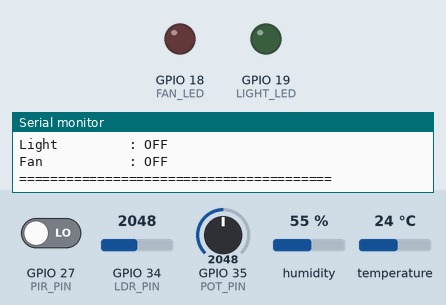
Recording of a program running on a simulated ESP32. On the bench: output pins drawn as LEDs (lit = HIGH), the last lines printed to the serial monitor. Inputs (shaded band) come from the test bench; at power-on: humidity 55 %, GPIO 34 (LDR_PIN) = 2048, GPIO 35 (POT_PIN) = 2048, GPIO 27 (PIR_PIN) LOW, temperature 24 °C. WiFi joins after 1.5 s; servers stay silent unless stated; no MQTT or app messages arrive unless stated.

Above: at 2.7 s.
2.8 s: humidity set to 69 %
7.5 s: humidity set to 72 %
At 10.6 s:
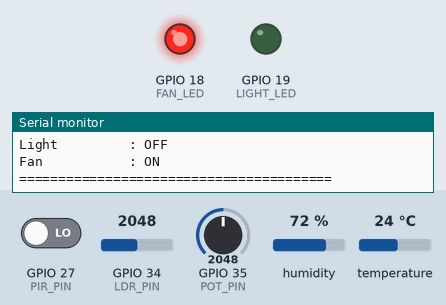
11.5 s: GPIO 34 (LDR_PIN) set to 2866
14.2 s: GPIO 35 (POT_PIN) set to 2866
17.5 s: GPIO 27 (PIR_PIN) driven HIGH
20.2 s: GPIO 34 (LDR_PIN) set to 2038
23.2 s: GPIO 34 (LDR_PIN) set to 1927
At 24.8 s:
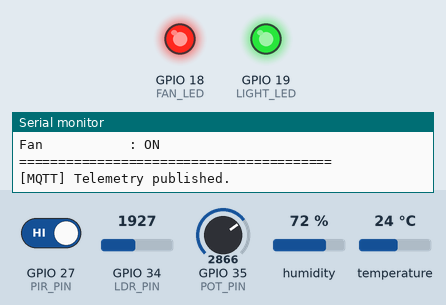
Timing chart, 0 to 26.3 s (numbered marks = the images above; inputs shaded):
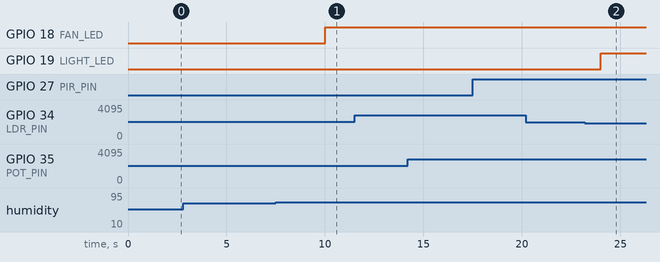

Measured:
- the behaviour switches between 70 and 71 % on humidity (found by bisection; images 0 and 1)
- the behaviour switches between 2000 and 1999 on GPIO 34 (LDR_PIN) (found by bisection; images 1 and 2)
- after the input at 7.5 s, GPIO 18 (FAN_LED): LOW → HIGH after 2.5 s
- after the input at 23.2 s, GPIO 19 (LIGHT_LED): LOW → HIGH after 0.80 s

The program:

main.cpp
```cpp
#include <Arduino.h>
#include <WiFi.h>
#include <DHT.h>
#include <PubSubClient.h>
#include <math.h>

#define DHT_PIN       4
#define DHT_TYPE      DHT22
#define LDR_PIN       34
#define PIR_PIN       27
#define POT_PIN       35
#define LIGHT_LED     19
#define FAN_LED       18

const int LDR_THRESHOLD = 2000;
const float HUMIDITY_THRESHOLD = 70.0;
const float MIN_TEMP_LIMIT = 20.0;
const float MAX_TEMP_LIMIT = 35.0;

const unsigned long OCCUPANCY_HOLD_TIME = 30000;
const unsigned long SENSOR_INTERVAL = 2000;
const unsigned long MQTT_PUBLISH_INTERVAL = 5000;
const unsigned long MQTT_RECONNECT_INTERVAL = 5000;

const float TEMP_PRINT_CHANGE = 0.5;
const float HUMIDITY_PRINT_CHANGE = 1.0;
const int LDR_PRINT_CHANGE = 100;

const char* WIFI_SSID = "Wokwi-GUEST";
const char* WIFI_PASSWORD = "";

const char* MQTT_SERVER = "broker.hivemq.com";
const int MQTT_PORT = 1883;

// Use this same topic later in Node-RED.
const char* MQTT_TOPIC =
    "smartclassroom/wit/demo_20261010_akm/telemetry";

DHT dht(DHT_PIN, DHT_TYPE);
WiFiClient wifiClient;
PubSubClient mqttClient(wifiClient);

float temperature = NAN;
float humidity = NAN;
float temperatureLimit = 25.0;

int lightValue = 0;
int potValue = 0;
int motion = LOW;

bool lightState = false;
bool fanState = false;
bool occupied = false;

bool previousLightState = false;
bool previousFanState = false;
bool previousOccupiedState = false;

float previousTemperature = NAN;
float previousHumidity = NAN;
float previousTemperatureLimit = 25.0;

int previousLightValue = 0;
bool firstReading = true;

unsigned long lastSensorRead = 0;
unsigned long lastMotionTime = 0;
unsigned long lastMqttPublish = 0;
unsigned long lastMqttReconnectAttempt = 0;

void printDashboard();
void printTemperature();
void printHumidity();
void printLDR();
void printTemperatureLimit();
void connectMQTT();
void publishMQTT();

void setup()
{
    Serial.begin(115200);
    dht.begin();

    pinMode(PIR_PIN, INPUT);
    pinMode(LIGHT_LED, OUTPUT);
    pinMode(FAN_LED, OUTPUT);

    digitalWrite(LIGHT_LED, LOW);
    digitalWrite(FAN_LED, LOW);

    Serial.println();
    Serial.println("========================================");
    Serial.println("       SMART CLASSROOM IoT SYSTEM");
    Serial.println("========================================");

    WiFi.mode(WIFI_STA);
    WiFi.begin(WIFI_SSID, WIFI_PASSWORD, 6);

    Serial.print("Connecting to Wi-Fi");

    unsigned long wifiStart = millis();

    while (WiFi.status() != WL_CONNECTED &&
           millis() - wifiStart < 15000)
    {
        delay(250);
        Serial.print(".");
    }

    Serial.println();

    if (WiFi.status() == WL_CONNECTED)
    {
        Serial.println("Wi-Fi connected.");
        Serial.print("IP address: ");
        Serial.println(WiFi.localIP());
    }
    else
    {
        Serial.println("Wi-Fi not connected. Will retry.");
    }

    mqttClient.setServer(MQTT_SERVER, MQTT_PORT);
    mqttClient.setBufferSize(256);

    Serial.println("System initialized.");
}

void loop()
{
    // Keep MQTT communication running continuously.
    if (WiFi.status() == WL_CONNECTED)
    {
        if (!mqttClient.connected())
        {
            connectMQTT();
        }
        else
        {
            mqttClient.loop();
        }
    }

    unsigned long currentTime = millis();

    if (currentTime - lastSensorRead < SENSOR_INTERVAL)
        return;

    lastSensorRead = currentTime;

    temperature = dht.readTemperature();
    humidity = dht.readHumidity();
    lightValue = analogRead(LDR_PIN);
    potValue = analogRead(POT_PIN);
    motion = digitalRead(PIR_PIN);

    if (motion == HIGH)
    {
        occupied = true;
        lastMotionTime = currentTime;
    }

    if (currentTime - lastMotionTime >= OCCUPANCY_HOLD_TIME)
    {
        occupied = false;
    }

    temperatureLimit =
        MIN_TEMP_LIMIT +
        ((float)potValue / 4095.0) *
        (MAX_TEMP_LIMIT - MIN_TEMP_LIMIT);

    bool darkRoom = lightValue < LDR_THRESHOLD;

    lightState = darkRoom && occupied;

    bool highTemperature =
        !isnan(temperature) &&
        temperature > temperatureLimit;

    bool highHumidity =
        !isnan(humidity) &&
        humidity > HUMIDITY_THRESHOLD;

    fanState = highTemperature || highHumidity;

    digitalWrite(LIGHT_LED, lightState ? HIGH : LOW);
    digitalWrite(FAN_LED, fanState ? HIGH : LOW);

    if (firstReading)
    {
        printDashboard();

        previousLightState = lightState;
        previousFanState = fanState;
        previousOccupiedState = occupied;

        previousTemperature = temperature;
        previousHumidity = humidity;
        previousTemperatureLimit = temperatureLimit;
        previousLightValue = lightValue;

        firstReading = false;
    }
    else
    {
        bool importantChange = false;

        if (lightState != previousLightState)
            importantChange = true;

        if (fanState != previousFanState)
            importantChange = true;

        if (occupied != previousOccupiedState)
            importantChange = true;

        if (importantChange)
        {
            printDashboard();
        }
        else
        {
            if (!isnan(temperature) &&
                !isnan(previousTemperature) &&
                fabsf(temperature - previousTemperature)
                    >= TEMP_PRINT_CHANGE)
            {
                printTemperature();
            }

            if (!isnan(humidity) &&
                !isnan(previousHumidity) &&
                fabsf(humidity - previousHumidity)
                    >= HUMIDITY_PRINT_CHANGE)
            {
                printHumidity();
            }

            if (abs(lightValue - previousLightValue)
                >= LDR_PRINT_CHANGE)
            {
                printLDR();
            }

            if (fabsf(temperatureLimit -
                      previousTemperatureLimit) >= 0.5)
            {
                printTemperatureLimit();
            }
        }

        previousLightState = lightState;
        previousFanState = fanState;
        previousOccupiedState = occupied;

        previousTemperature = temperature;
        previousHumidity = humidity;
        previousTemperatureLimit = temperatureLimit;
        previousLightValue = lightValue;
    }

    // Publish telemetry independently of Serial Monitor output.
    if (mqttClient.connected() &&
        currentTime - lastMqttPublish >= MQTT_PUBLISH_INTERVAL)
    {
        publishMQTT();
        lastMqttPublish = currentTime;
    }
}

void connectMQTT()
{
    unsigned long currentTime = millis();

    if (currentTime - lastMqttReconnectAttempt <
        MQTT_RECONNECT_INTERVAL)
        return;

    lastMqttReconnectAttempt = currentTime;

    String clientId = "SmartClassroom-";
    clientId += String((uint32_t)ESP.getEfuseMac(), HEX);

    Serial.print("Connecting to MQTT... ");

    if (mqttClient.connect(clientId.c_str()))
    {
        Serial.println("connected.");
        lastMqttPublish = 0;
    }
    else
    {
        Serial.print("failed, state = ");
        Serial.println(mqttClient.state());
    }
}

void publishMQTT()
{
    String tempJson =
        isnan(temperature) ? "null" : String(temperature, 1);

    String humidityJson =
        isnan(humidity) ? "null" : String(humidity, 1);

    String payload = "{";
    payload += "\"temperature\":" + tempJson + ",";
    payload += "\"humidity\":" + humidityJson + ",";
    payload += "\"lightLevel\":" + String(lightValue) + ",";
    payload += "\"motion\":" + String(motion == HIGH ? 1 : 0) + ",";
    payload += "\"occupied\":" + String(occupied ? "true" : "false") + ",";
    payload += "\"temperatureLimit\":" + String(temperatureLimit, 1) + ",";
    payload += "\"light\":" + String(lightState ? "true" : "false") + ",";
    payload += "\"fan\":" + String(fanState ? "true" : "false");
    payload += "}";

    if (mqttClient.publish(MQTT_TOPIC, payload.c_str()))
    {
        Serial.println("[MQTT] Telemetry published.");
    }
    else
    {
        Serial.println("[MQTT] Publish failed.");
    }
}

void printDashboard()
{
    Serial.println();
    Serial.println("========================================");
    Serial.println("       SMART CLASSROOM DASHBOARD");
    Serial.println("========================================");

    Serial.print("Temperature   : ");
    if (isnan(temperature))
        Serial.println("ERROR");
    else
    {
        Serial.print(temperature, 1);
        Serial.println(" C");
    }

    Serial.print("Humidity      : ");
    if (isnan(humidity))
        Serial.println("ERROR");
    else
    {
        Serial.print(humidity, 1);
        Serial.println(" %");
    }

    Serial.print("Light Level   : ");
    Serial.println(lightValue);

    Serial.print("Motion        : ");
    Serial.println(motion == HIGH ? "DETECTED" : "NOT DETECTED");

    Serial.print("Classroom     : ");
    Serial.println(occupied ? "OCCUPIED" : "UNOCCUPIED");

    Serial.println("----------------------------------------");

    Serial.print("Temp Limit    : ");
    Serial.print(temperatureLimit, 1);
    Serial.println(" C");

    Serial.print("Humidity Limit: ");
    Serial.print(HUMIDITY_THRESHOLD, 1);
    Serial.println(" %");

    Serial.print("Light         : ");
    Serial.println(lightState ? "ON" : "OFF");

    Serial.print("Fan           : ");
    Serial.println(fanState ? "ON" : "OFF");

    Serial.println("========================================");
}

void printTemperature()
{
    Serial.print("[TEMPERATURE] ");
    Serial.print(temperature, 1);
    Serial.println(" C");
}

void printHumidity()
{
    Serial.print("[HUMIDITY] ");
    Serial.print(humidity, 1);
    Serial.println(" %");
}

void printLDR()
{
    Serial.print("[LDR] ");
    Serial.println(lightValue);
}

void printTemperatureLimit()
{
    Serial.print("[TEMP LIMIT] ");
    Serial.print(temperatureLimit, 1);
    Serial.println(" C");
}
```
